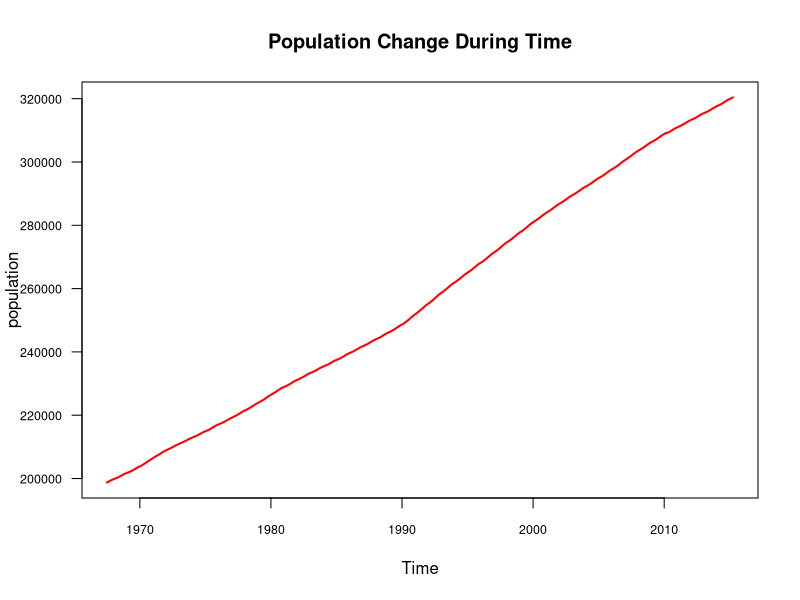

Recreate this plot in R.
library(ggplot2)
plot(economics$date, economics$pop, main="Population Change During Time", xlab="Time", ylab="population", type="l", col="red", lwd=2, las=1, cex.axis=0.75)